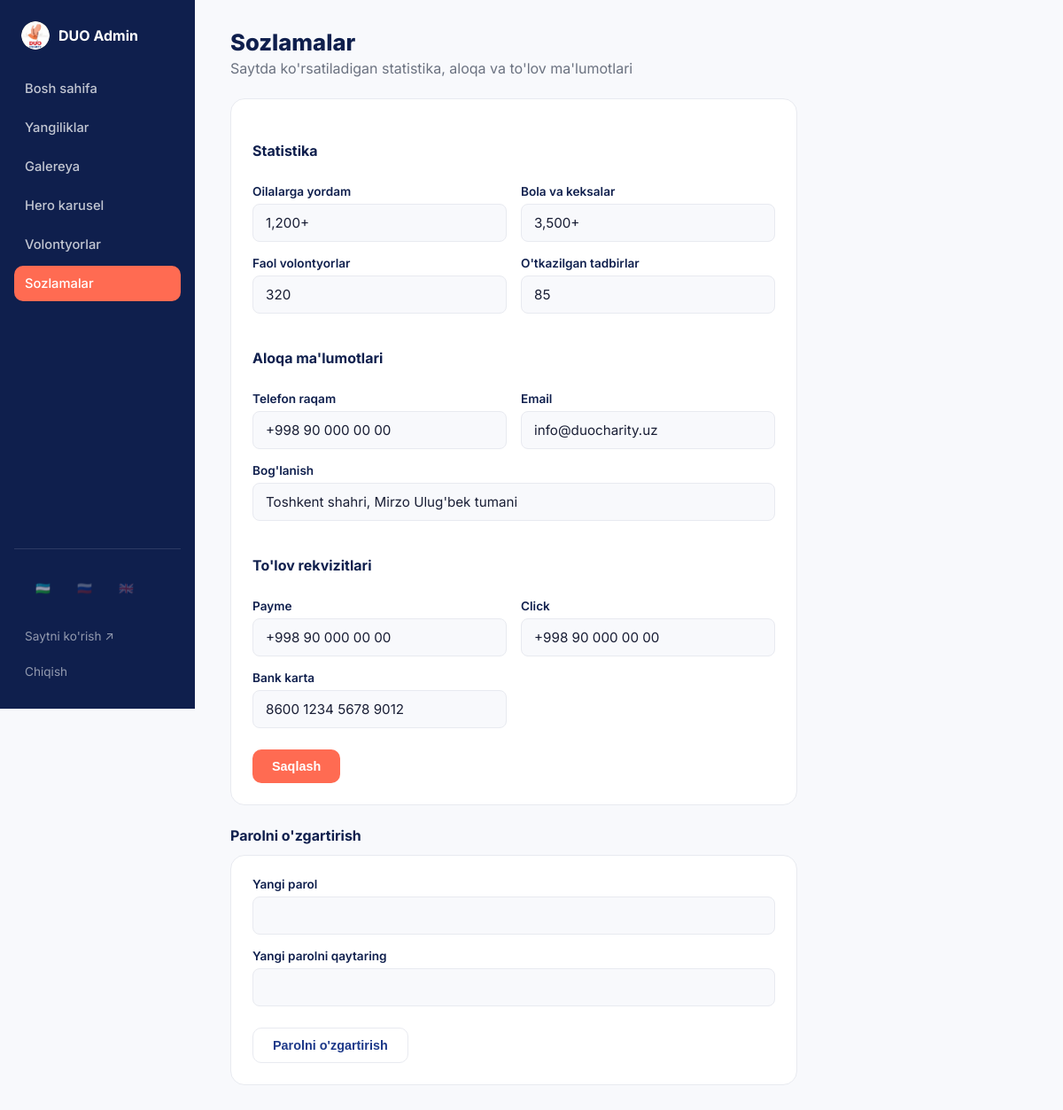
Screenshot of /admin/settings (signed in) with the database file from the repository.
### models.py (models this page shows)
class SiteSetting(db.Model):
    key = db.Column(db.String(80), primary_key=True)
    value = db.Column(db.String(500), nullable=True)

### app.py (the view, shortened to what this page needs)
@app.route("/admin/settings", methods=["GET", "POST"])
@login_required
def admin_settings():
    settings = get_settings()
    return render_template("admin/settings.html", settings=settings)

### app.py (called while the page is built)
def get_settings():
    return {s.key: s.value for s in SiteSetting.query.all()}

def login_required(view_func):
    @wraps(view_func)
    def wrapped(*args, **kwargs):
        if not session.get("admin_id"):
            flash("Iltimos, tizimga kiring.", "error")
            return redirect(url_for("admin_login"))
        return view_func(*args, **kwargs)
    return wrapped

def get_current_language():
    return request.cookies.get("lang", DEFAULT_LANGUAGE)

@app.context_processor
def inject_translator():
    lang = get_current_language()
    return {
        "t": get_translator(lang),
        "current_lang": lang,
        "languages": LANGUAGES,
    }

### translations.py (called while the page is built)
def get_translator(lang_code):
    lang_code = lang_code if lang_code in TRANSLATIONS else DEFAULT_LANGUAGE
    table = TRANSLATIONS[lang_code]
    fallback = TRANSLATIONS[DEFAULT_LANGUAGE]
    def t(key):
        return table.get(key, fallback.get(key, key))
    return t

### templates/admin/settings.html (shortened to what this page needs)
{% extends "admin/base.html" %}
{% block content %}
    <h1 class="page-title">{{ t('adm_settings') }}</h1>
    <p class="page-subtitle">{{ t('adm_settings_sub') }}</p>
    <form method="post" class="admin-form">
        <h3 class="form-section-title">{{ t('adm_stats_section') }}</h3>
        <div class="form-grid">
            <label>{{ t('stat_families') }}<input type="text" name="stat_families" value="{{ settings.get('stat_families', '') }}"></label>
            <label>{{ t('stat_kids') }}<input type="text" name="stat_kids_elderly" value="{{ settings.get('stat_kids_elderly', '') }}"></label>
            <label>{{ t('stat_volunteers') }}<input type="text" name="stat_volunteers" value="{{ settings.get('stat_volunteers', '') }}"></label>
            <label>{{ t('stat_events') }}<input type="text" name="stat_events" value="{{ settings.get('stat_events', '') }}"></label>
        </div>
        <h3 class="form-section-title">{{ t('adm_contacts_section') }}</h3>
        <div class="form-grid">
            <label>{{ t('vf_phone') }}<input type="text" name="contact_phone" value="{{ settings.get('contact_phone', '') }}"></label>
            <label>Email<input type="text" name="contact_email" value="{{ settings.get('contact_email', '') }}"></label>
            <label class="full-width">{{ t('footer_contact') }}<input type="text" name="contact_address" value="{{ settings.get('contact_address', '') }}"></label>
        </div>
        <h3 class="form-section-title">{{ t('adm_payments_section') }}</h3>
        <div class="form-grid">
            <label>Payme<input type="text" name="payme_value" value="{{ settings.get('payme_value', '') }}"></label>
            <label>Click<input type="text" name="click_value" value="{{ settings.get('click_value', '') }}"></label>
            <label>{{ t('donate_card') }}<input type="text" name="card_value" value="{{ settings.get('card_value', '') }}"></label>
        </div>
        <div class="form-actions">
            <button type="submit" class="btn btn-primary">{{ t('adm_save') }}</button>
        </div>
    </form>
    <h3 class="form-section-title">{{ t('adm_change_password') }}</h3>
    <form method="post" class="admin-form">
        <label>{{ t('adm_new_password') }}<input type="password" name="new_password" minlength="6"></label>
        <label>{{ t('adm_repeat_password') }}<input type="password" name="new_password_repeat" minlength="6"></label>
        <div class="form-actions">
            <button type="submit" class="btn btn-outline">{{ t('adm_change_password') }}</button>
        </div>
    </form>
{% endblock %}

### templates/admin/base.html (shortened to what this page needs)
<!DOCTYPE html>
<html lang="{{ current_lang }}">
<head>
    <link rel="stylesheet" href="{{ url_for('static', filename='css/admin.css') }}">
</head>
<body class="admin-body">
    <div class="admin-layout">
        <aside class="admin-sidebar">
            <div class="admin-logo">
                <img src="{{ url_for('static', filename='images/duo-logo.png') }}" alt="DUO Charity">
                <span>DUO Admin</span>
            </div>
            <nav class="admin-nav">
                <a href="{{ url_for('admin_dashboard') }}" class="{{ 'active' if request.endpoint == 'admin_dashboard' }}">{{ t('adm_dashboard') }}</a>
                <a href="{{ url_for('admin_posts') }}" class="{{ 'active' if request.endpoint and 'admin_post' in request.endpoint }}">{{ t('adm_news') }}</a>
                <a href="{{ url_for('admin_gallery') }}" class="{{ 'active' if request.endpoint and 'admin_gallery' in request.endpoint }}">{{ t('adm_gallery') }}</a>
                <a href="{{ url_for('admin_hero') }}" class="{{ 'active' if request.endpoint and 'admin_hero' in request.endpoint }}">{{ t('adm_hero') }}</a>
                <a href="{{ url_for('admin_volunteers') }}" class="{{ 'active' if request.endpoint and 'admin_volunteer' in request.endpoint }}">{{ t('adm_volunteers') }}</a>
                <a href="{{ url_for('admin_settings') }}" class="{{ 'active' if request.endpoint == 'admin_settings' }}">{{ t('adm_settings') }}</a>
            </nav>
            <div class="admin-sidebar-footer">
                <div class="admin-lang-switcher">
                    {% for code, lang in languages.items() %}
                    <a href="{{ url_for('set_language', lang_code=code) }}" class="{{ 'active' if code == current_lang }}">
                        {{ lang.flag }}
                    </a>
                    {% endfor %}
                </div>
                <a href="{{ url_for('home') }}" target="_blank">{{ t('adm_view_site') }} ↗</a>
                <a href="{{ url_for('admin_logout') }}">{{ t('adm_logout') }}</a>
            </div>
        </aside>
        <main class="admin-main">
            {% block content %}{% endblock %}
        </main>
    </div>
</body>
</html>

### static/css/admin.css (style rules this page uses)
.admin-lang-switcher { display: flex; gap: 6px; padding: 10px 12px; margin-bottom: 4px; }
.admin-lang-switcher a { font-size: 1.1rem; opacity: 0.5; transition: opacity 0.15s ease; }
.admin-lang-switcher a:hover, .admin-lang-switcher a.active { opacity: 1; }
:root { --navy: #1e3a8a; --navy-dark: #0f1f4d; --coral: #ff6b52; --coral-dark: #e8472e; --bg: #ffffff; --bg-soft: #f8f9fc; --text: #1a1f36; --text-muted: #6b7280; --border: #e8eaf0; --radius: 16px; }
* { margin: 0; padding: 0; box-sizing: border-box; }
.admin-body { font-family: 'Inter', -apple-system, BlinkMacSystemFont, sans-serif; background: var(--bg-soft); color: var(--text); }
a { text-decoration: none; color: inherit; }
.admin-layout { display: flex; min-height: 100vh; }
.admin-sidebar { width: 220px; background: var(--navy-dark); color: #fff; display: flex; flex-direction: column; padding: 24px 16px; position: sticky; top: 0; height: 100vh; }
.admin-logo { display: flex; align-items: center; gap: 10px; padding: 0 8px 24px; font-weight: 700; }
.admin-logo img { width: 32px; height: 32px; border-radius: 50%; }
.admin-nav { display: flex; flex-direction: column; gap: 4px; flex: 1; }
.admin-nav a { padding: 11px 12px; border-radius: 10px; font-size: 0.92rem; font-weight: 500; color: rgba(255, 255, 255, 0.75); }
.admin-nav a.active { background: var(--coral); color: #fff; }
.admin-sidebar-footer { display: flex; flex-direction: column; gap: 4px; padding-top: 16px; border-top: 1px solid rgba(255, 255, 255, 0.12); }
.admin-sidebar-footer a { padding: 10px 12px; font-size: 0.85rem; color: rgba(255, 255, 255, 0.55); }
.admin-main { flex: 1; padding: 32px 40px; max-width: 1000px; }
.page-title { font-size: 1.6rem; font-weight: 800; color: var(--navy-dark); }
.page-subtitle { color: var(--text-muted); margin-top: 4px; margin-bottom: 24px; }
.form-section-title { margin: 24px 0 12px; font-size: 1rem; color: var(--navy-dark); }
.btn { display: inline-block; padding: 11px 22px; border-radius: 10px; font-weight: 600; font-size: 0.9rem; cursor: pointer; border: none; }
.btn-primary { background: var(--coral); color: #fff; }
.btn-outline { background: transparent; color: var(--navy); border: 1.5px solid var(--border); }
.admin-form { background: #fff; border: 1px solid var(--border); border-radius: var(--radius); padding: 24px; display: flex; flex-direction: column; gap: 16px; max-width: 640px; }
.admin-form label { display: flex; flex-direction: column; gap: 6px; font-size: 0.85rem; font-weight: 600; color: var(--navy-dark); }
.admin-form input, .admin-form textarea, .admin-form select { font-family: inherit; font-size: 0.95rem; font-weight: 400; padding: 11px 14px; border: 1.5px solid var(--border); border-radius: 8px; background: var(--bg-soft); color: var(--text); }
.form-grid { display: grid; grid-template-columns: 1fr 1fr; gap: 16px; }
.form-grid .full-width { grid-column: 1 / -1; }
.form-actions { display: flex; gap: 12px; margin-top: 8px; }

### rows the page displays
SiteSetting: stat_families "1,200+"
SiteSetting: stat_kids_elderly "3,500+"
SiteSetting: stat_volunteers "320"
SiteSetting: stat_events "85"
SiteSetting: contact_phone "+998 90 000 00 00"
SiteSetting: contact_email "info@duocharity.uz"
SiteSetting: contact_address "Toshkent shahri, Mirzo Ulug'bek tumani"
SiteSetting: payme_value "+998 90 000 00 00"
SiteSetting: click_value "+998 90 000 00 00"
SiteSetting: card_value "8600 1234 5678 9012"

### other values shown
{{ t('adm_dashboard') }} "Bosh sahifa"
{{ t('adm_news') }} "Yangiliklar"
{{ t('adm_gallery') }} "Galereya"
{{ t('adm_hero') }} "Hero karusel"
{{ t('adm_volunteers') }} "Volontyorlar"
{{ t('adm_settings') }} "Sozlamalar"
{{ lang.flag }} "🇺🇿" "🇷🇺" "🇬🇧"
{{ t('adm_view_site') }} "Saytni ko'rish"
{{ t('adm_logout') }} "Chiqish"
{{ t('adm_settings_sub') }} "Saytda ko'rsatiladigan statistika, aloqa va to'lov ma'lumotlari"
{{ t('adm_stats_section') }} "Statistika"
{{ t('stat_families') }} "Oilalarga yordam"
{{ t('stat_kids') }} "Bola va keksalar"
{{ t('stat_volunteers') }} "Faol volontyorlar"
{{ t('stat_events') }} "O'tkazilgan tadbirlar"
